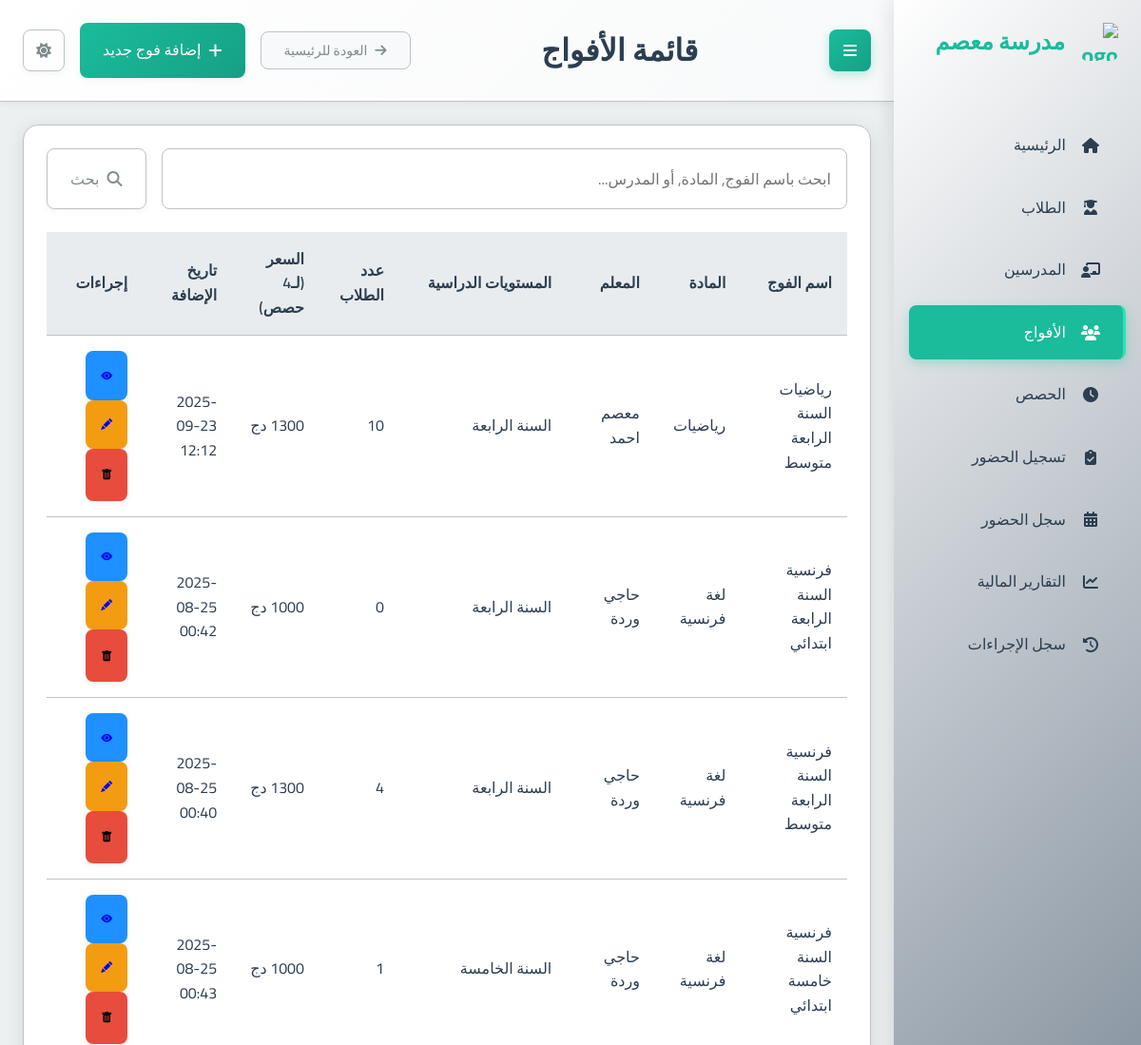
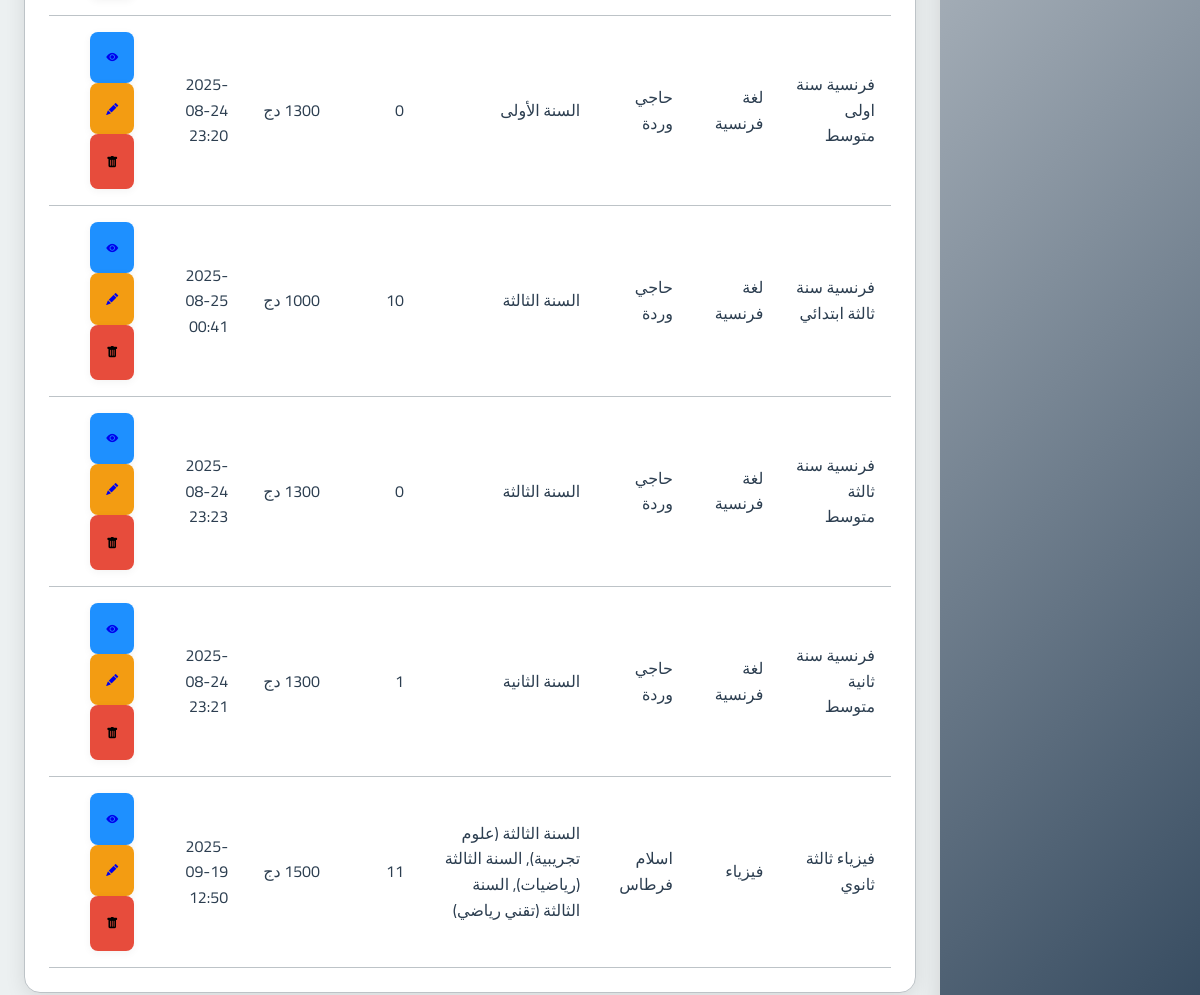
The app's page /groups/ with its own data (2 pictures, top to bottom).
### school_app/models.py (models this page shows, shortened)
class Group(models.Model):
    name = models.CharField(max_length=100, verbose_name="اسم الفوج")
    subject = models.ForeignKey(Subject, on_delete=models.PROTECT, verbose_name="المادة")
    teacher = models.ForeignKey(Teacher, on_delete=models.CASCADE, verbose_name="المدرس")
    academic_levels = models.ManyToManyField(AcademicLevel, verbose_name="المستويات الدراسية المتوافقة")
    price_per_4_sessions = models.DecimalField(max_digits=10, decimal_places=2, verbose_name="السعر لكل 4 حصص")
    session_day = models.IntegerField(choices=[
        (0, 'الاثنين'),
        (1, 'الثلاثاء'),
        (2, 'الأربعاء'),
        (3, 'الخميس'),
        (4, 'الجمعة'),
        (5, 'السبت'),
        (6, 'الأحد')
    ], verbose_name="يوم الحصة")
    session_start_time = models.TimeField(verbose_name="وقت بداية الحصة")
    session_duration = models.DecimalField(max_digits=4, decimal_places=2, default=1.5, verbose_name="مدة الحصة (ساعات)")
    students = models.ManyToManyField(Student, through='StudentGroup', blank=True, verbose_name="الطلاب المسجلون")
    created_at = models.DateTimeField(auto_now_add=True, verbose_name="تاريخ الإنشاء")
    is_continuous = models.BooleanField(default=False, verbose_name="فوج مستمر (تُنشأ الحصص أسبوعياً تلقائياً)")
    created_sessions_until = models.DateField(null=True, blank=True, verbose_name="تم إنشاء الحصص حتى تاريخ")
    class Meta:
        verbose_name = "فوج"
        verbose_name_plural = "الأفواج"

class Subject(models.Model):
    name = models.CharField(max_length=100, verbose_name="اسم المادة")
    class Meta:
        verbose_name = "مادة دراسية"
        verbose_name_plural = "المواد الدراسية"

class Teacher(models.Model):
    full_name = models.CharField(max_length=201, verbose_name="الاسم الكامل")
    phone_number = models.CharField(max_length=20, unique=True, verbose_name="رقم الهاتف")
    subject = models.ForeignKey(Subject, on_delete=models.PROTECT, verbose_name="المادة الأساسية")
    created_at = models.DateTimeField(auto_now_add=True, verbose_name="تاريخ الإنشاء")
    class Meta:
        verbose_name = "مدرس"
        verbose_name_plural = "المدرسون"

class AcademicLevel(models.Model):
    name = models.CharField(max_length=100, verbose_name="الاسم")
    category = models.CharField(max_length=50, choices=[
        ('PRIMARY', 'ابتدائي'),
        ('MIDDLE', 'متوسط'),
        ('HIGH', 'ثانوي')
    ], verbose_name="الفئة")
    class Meta:
        verbose_name = "المستوى الدراسي"
        verbose_name_plural = "المستويات الدراسية"

### school_app/views.py (the view, shortened to what this page needs)
# urls.py: path('groups/', views.group_list, name='group_list'),
def group_list(request):
    query = request.GET.get('q', '').strip()
    groups_qs = Group.objects.select_related('subject', 'teacher').prefetch_related('students', 'academic_levels')
    groups = groups_qs.order_by('name')
    context = {
        'groups': groups,
        'page_title': 'قائمة الأفواج',
        'search_query': query
    }
    return render(request, 'school_app/group_list.html', context)

### templates/school_app/group_list.html (shortened to what this page needs)
{% extends "base.html" %}
{% block page_title %}{{ page_title|default:"قائمة الأفواج" }}{% endblock %}
{% block header_actions %}
  <a href="{% url 'add_group' %}" class="btn btn-primary">
    <i class="fas fa-plus"></i> إضافة فوج جديد
  </a>
{% endblock %}
{% block content %}
<div class="card">
  <div class="card-body">
    <form method="get" action="{% url 'group_list' %}" class="mb-3">
      <div class="input-group">
        <input type="text" name="q" class="form-control" placeholder="ابحث باسم الفوج, المادة, أو المدرس..." value="{{ search_query|default:'' }}">
        <div class="input-group-append">
          <button class="btn btn-outline-secondary" type="submit">
            <i class="fas fa-search"></i> بحث
          </button>
        </div>
      </div>
    </form>
    {% if groups %}
      <div class="table-container">
        <table class="table table-striped">
          <thead>
            <tr>
              <th>اسم الفوج</th>
              <th>المادة</th>
              <th>المعلم</th>
            <th>المستويات الدراسية</th>
              <th>عدد الطلاب</th>
              <th>السعر (لـ4 حصص)</th>
              <th>تاريخ الإضافة</th>
              <th>إجراءات</th>
            </tr>
          </thead>
          <tbody>
            {% for group in groups %}
              <tr>
                <td>{{ group.name }}</td>
                <td>{{ group.subject.name }}</td>
                <td>{{ group.teacher.full_name }}</td>
            <td>
              {% for level in group.academic_levels.all %}
                {{ level.name }}{% if not forloop.last %}, {% endif %}
              {% empty %}
                لا يوجد
              {% endfor %}
            </td>
                <td>{{ group.students.count }}</td>
            <td>{{ group.price_per_4_sessions|floatformat:"-2" }} دج</td>
                <td>{{ group.created_at|date:"Y-m-d H:i" }}</td>
                <td>
                  <a href="{% url 'group_detail' group.id %}" class="btn btn-sm btn-info" title="عرض التفاصيل"> <i class="bi bi-eye-fill"></i><span class="sr-only">عرض التفاصيل</span></a>
                  <a href="{% url 'edit_group' group.id %}" class="btn btn-sm btn-warning" title="تعديل"> <i class="bi bi-pencil-fill"></i><span class="sr-only">تعديل</span></a>
                  <form action="{% url 'delete_group' group.id %}" method="post" style="display: inline;" onsubmit="return confirm('هل أنت متأكد أنك تريد حذف هذا الفوج؟ سيتم حذف جميع الحصص المتعلقة به أيضاً.');">
                      <button type="submit" class="btn btn-danger btn-sm" title="حذف"><i class="bi bi-trash-fill"></i><span class="sr-only">حذف</span></button>
                  </form>
                </td>
              </tr>
            {% endfor %}
          </tbody>
        </table>
      </div>
    {% else %}
      <p class="text-center text-muted">لا توجد أفواج مسجلة حالياً.</p>
      <div class="text-center mt-3">
         <a href="{% url 'add_group' %}" class="btn btn-primary">إضافة فوج جديد</a>
      </div>
    {% endif %}
  </div>
</div>
{% endblock %}

### static/css/main.css (style rules this page uses)
:root { --primary-color: #2c3e50; --primary-light: #34495e; --primary-darker: #1a252f; --accent-color: #1abc9c; --accent-light: #2fe2b3; --accent-dark: #16a085; --text-color: #2c3e50; --text-secondary: #7f8c8d; --text-on-primary: #ffffff; --text-on-accent: #ffffff; --text-nav: #2c3e50; --background-color: #ecf0f1; --card-background: #ffffff; --input-background: #ffffff; --border-color: #bdc3c7; --input-border-color: #bdc3c7; --success-color: #2ecc71; --warning-color: #f39c12; --error-color: #e74c3c; --info-color: #1E90FF; --table-header-background: #e9ecef; --table-row-hover-background: #f8f9fa; --box-shadow-color: rgba(0, 0, 0, 0.1); --box-shadow-color-hover: rgba(0, 0, 0, 0.15); --box-shadow-soft-color: rgba(0, 0, 0, 0.05); --subtle-background: #f8f9fa; --spacing-xs: 8px; --spacing-sm: 16px; --spacing-md: 24px; --spacing-lg: 32px; --spacing-xl: 48px; --font-family: 'Cairo', sans-serif; --font-size-xs: 12px; --font-size-sm: 14px; --font-size-md: 16px; --font-size-lg: 20px; --font-size-xl: 24px; --font-size-xxl: 32px; --border-radius-sm: 4px; --border-radius-md: 8px; --border-radius-lg: 16px; --transition-fast: 0.2s ease; --transition-normal: 0.3s ease; --transition-slow: 0.5s ease; --sidebar-width: 260px; }
* { margin: 0; padding: 0; box-sizing: border-box; direction: rtl; }
html { direction: rtl; font-size: 16px; }
body { font-family: var(--font-family); background-color: var(--background-color); color: var(--text-color); line-height: 1.6; transition: background-color var(--transition-normal), color var(--transition-normal); overflow-x: hidden; }
.btn-warning { background: var(--warning-color); }
.btn-danger { background: var(--error-color); }
.btn-info { background: var(--info-color); }
.card { background-color: var(--card-background); border-radius: var(--border-radius-lg); box-shadow: 0 4px 20px var(--box-shadow-color); margin-bottom: var(--spacing-md); overflow: hidden; transition: all var(--transition-normal); border: 1px solid var(--border-color); }
.card-body { padding: var(--spacing-md); color: var(--text-color); }
.btn { font-family: var(--font-family); padding: var(--spacing-sm) var(--spacing-md); border: none; border-radius: var(--border-radius-md); cursor: pointer; font-size: var(--font-size-md); font-weight: 500; text-decoration: none; display: inline-flex; align-items: center; gap: var(--spacing-xs); transition: all var(--transition-fast); box-shadow: 0 2px 8px var(--box-shadow-soft-color); }
.btn-primary { background: linear-gradient(135deg, var(--accent-color) 0%, var(--accent-dark) 100%); color: var(--text-on-accent); }
.btn-outline-secondary { background-color: transparent; border: 1px solid var(--border-color); color: var(--text-secondary); }
input, select, textarea { font-family: var(--font-family); width: 100%; padding: var(--spacing-sm); border: 1px solid var(--input-border-color); border-radius: var(--border-radius-md); background-color: var(--input-background); color: var(--text-color); font-size: var(--font-size-md); transition: all var(--transition-fast); }
.btn-sm { font-size: 12px; padding: 1rem; }
.mb-3 { margin-bottom: var(--spacing-md); }
.input-group { display: flex; gap: var(--spacing-sm); }
.table-container { overflow-x: auto; }
table { width: 100%; border-collapse: collapse; }
th, td { padding: var(--spacing-sm); text-align: right; border-bottom: 1px solid var(--border-color); }
th { background-color: var(--table-header-background); font-weight: 600; color: var(--text-color); }

### records on screen
Group: name "رياضيات السنة الرابعة متوسط", subject.name "رياضيات", teacher.full_name "معصم احمد", students.count "10", created_at "2025-09-23 12:12"
AcademicLevel: name "السنة الرابعة"
Group: name "فرنسية السنة الرابعة ابتدائي", subject.name "لغة فرنسية", teacher.full_name "حاجي وردة", students.count "0", created_at "2025-08-25 00:42"
AcademicLevel: name "السنة الرابعة"
Group: name "فرنسية السنة الرابعة متوسط", subject.name "لغة فرنسية", teacher.full_name "حاجي وردة", students.count "4", created_at "2025-08-25 00:40"
Group: name "فرنسية السنة خامسة ابتدائي", subject.name "لغة فرنسية", teacher.full_name "حاجي وردة", students.count "1", created_at "2025-08-25 00:43"
AcademicLevel: name "السنة الخامسة"
Group: name "فرنسية سنة اولى متوسط", subject.name "لغة فرنسية", teacher.full_name "حاجي وردة", students.count "0", created_at "2025-08-24 23:20"
AcademicLevel: name "السنة الأولى"
Group: name "فرنسية سنة ثالثة ابتدائي", subject.name "لغة فرنسية", teacher.full_name "حاجي وردة", students.count "10", created_at "2025-08-25 00:41"
AcademicLevel: name "السنة الثالثة"
Group: name "فرنسية سنة ثالثة متوسط", subject.name "لغة فرنسية", teacher.full_name "حاجي وردة", students.count "0", created_at "2025-08-24 23:23"
AcademicLevel: name "السنة الثالثة"
Group: name "فرنسية سنة ثانية متوسط", subject.name "لغة فرنسية", teacher.full_name "حاجي وردة", students.count "1", created_at "2025-08-24 23:21"
AcademicLevel: name "السنة الثانية"
Group: name "فيزياء ثالثة ثانوي", subject.name "فيزياء", teacher.full_name "اسلام فرطاس", students.count "11", created_at "2025-09-19 12:50"
AcademicLevel: name "السنة الثالثة (علوم تجريبية)"
AcademicLevel: name "السنة الثالثة (رياضيات)"
AcademicLevel: name "السنة الثالثة (تقني رياضي)"

### other values on screen
{{ page_title|default:"قائمة الأفواج" }} "قائمة الأفواج"
